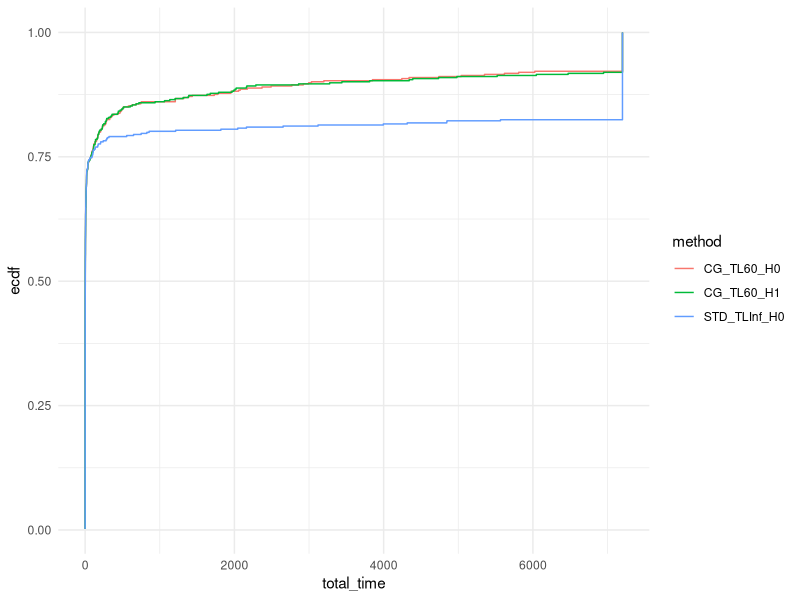

This chart was generated by the following R code:
## ---- chunk 1
library(rmarkdown)
library(kableExtra)
library(tidyr)
library(ggplot2)
suppressPackageStartupMessages(library(dplyr))
## ---- chunk 2
data = read.csv("results.jsp.csv", header = FALSE)
colnames(data) = c("tag", "instance", "standard_phase_time_limit", "master_solver", "status", "reason", "has_large_scaled", "n_iterations", "total_time", "master_time", "adversarial_time", "best_bound", "best_obj", "relative_gap", "absolute_gap", "adversarial_unexpected_status",  "with_heuristic", "with_non_optimal_pricing", "n_jobs", "Gamma", "blank")
## ---- chunk 3
data = data[, !(names(data) %in% c("tag", "blank"))]
## ---- chunk 4
data[data$total_time > 7200,]$total_time = 7200
## ---- chunk 5
data$method = paste0(data$master_solver, "_TL", data$standard_phase_time_limit, "_H", data$with_heuristic)
unique(data$method)
data = data[data$method != "STD_TLInf_H1" & data$method != "CG_TL120_H0" & data$method != "CG_TL120_H1",]
## ---- chunk 6
paged_table(data)
## ---- chunk 7
ggplot(data, aes(x = total_time, col = method)) + stat_ecdf(pad = FALSE) +
  coord_cartesian(xlim = c(0,7200)) +
  theme_minimal()
## ---- chunk 8
data_with_ecdf = data %>%
  group_by(method) %>%
  arrange(total_time) %>%
  mutate(ecdf_value = ecdf(total_time)(total_time)) %>%
  ungroup()

for (method in unique(data_with_ecdf$method)) {
  output = data_with_ecdf[data_with_ecdf$method == method,]
  output = output[,c("total_time", "ecdf_value")]
  output$log_total_time = log10(output$total_time)
  output = output[output$total_time < 7200,]
  write.csv(output, file = paste0(method, ".csv"), row.names = FALSE)
}
## ---- chunk 9
summary_data_lt_7200 <- data %>%
  filter(total_time < 7200) %>%
  group_by(n_jobs, Gamma, method) %>%
  summarize(
    avg_total_time = mean(total_time, na.rm = TRUE),
    avg_master_time = mean(master_time, na.rm = TRUE),
    avg_adversarial_time = mean(adversarial_time, na.rm = TRUE),
    avg_n_iterations = mean(n_iterations, na.rm = TRUE),
    sum_has_large_scaled = sum(has_large_scaled),
    num_lines = n(),
    .groups = "drop"
  ) %>%
  ungroup() %>%
  arrange(n_jobs, Gamma, method)
## ---- chunk 10
summary_data_ge_7200 <- data %>%
  filter(total_time >= 7200) %>%
  group_by(n_jobs, Gamma, method) %>%
  summarize(
    avg_n_iterations_unsolved = mean(n_iterations, na.rm = TRUE),
    num_lines_unsolved = n()
  ) %>%
  ungroup() %>%
  arrange(n_jobs, Gamma, method)
## ---- chunk 11
transposed_data_lt_7200 <- summary_data_lt_7200 %>%
  pivot_wider(names_from = method, values_from = avg_total_time:num_lines)

transposed_data_ge_7200 <- summary_data_ge_7200 %>%
  pivot_wider(names_from = method, values_from = avg_n_iterations_unsolved:num_lines_unsolved) %>%
  select(-n_jobs, -Gamma)

cbind(
  transposed_data_lt_7200,
  transposed_data_ge_7200
) %>%
  kable() %>%
  kable_styling(full_width = FALSE, position = "center")
